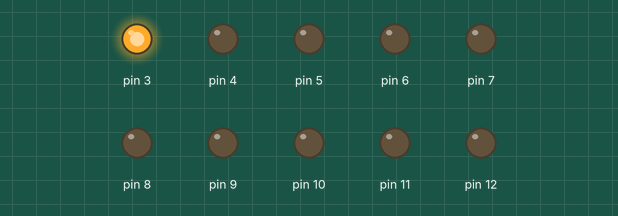
This sketch was run on a simulated Arduino Uno, built with avr-gcc and run on an emulated ATmega328P. Shown: output pins drawn as LEDs (lit = HIGH).

Above: at 0.2 s.
At 2.7 s:
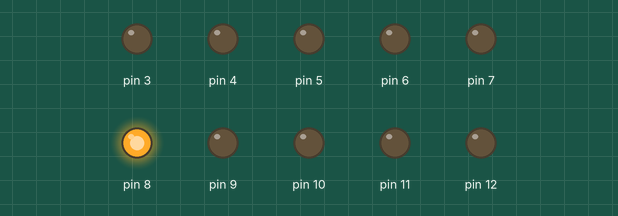
At 4.2 s:
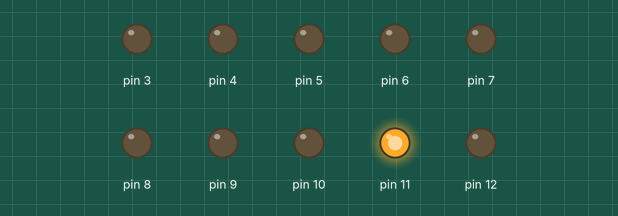
At 5.7 s:
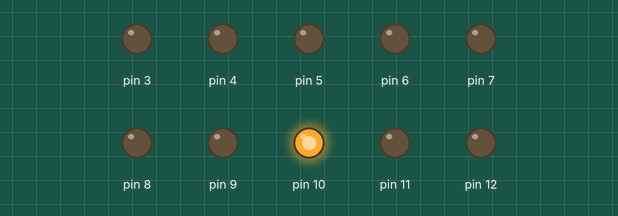
At 8.2 s:
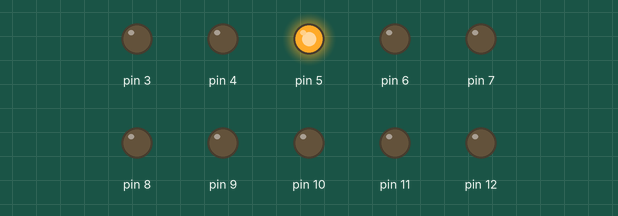
At 11.2 s:
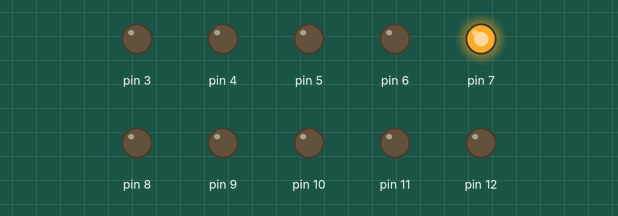
Timing chart, 0 to 11.7 s (numbered marks = the images above):
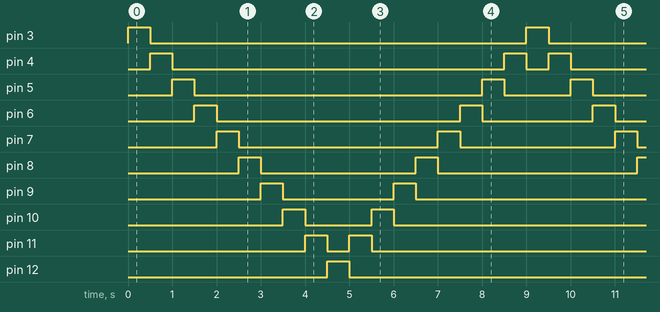

The sketch:

zadanie2na4.ino
```cpp
void setup() {
  for (int i=3; i<13; ++i)
    pinMode(i, OUTPUT);
}

void loop() {
  for (int i=3; i<13; ++i)
  {
    digitalWrite(i, HIGH);
    if(i!=12)
    {
      delay(500);
      digitalWrite(i, LOW);
    }
  }
for (int i=13; i>=3; --i)
  {
    digitalWrite(i, HIGH);
    if(i!=13&&i!=3)
      delay(500);
    digitalWrite(i, LOW);
  }
}
```

Measured:
- by itself, pin 3, pin 12: alternates HIGH for 0.50 s and LOW for 8.5 s
- by itself, pin 4: repeats every 9.0 s: LOW 7.5 s, HIGH 0.50 s, LOW 0.50 s, HIGH 0.50 s
- by itself, pin 5: repeats every 9.0 s: LOW 6.5 s, HIGH 0.50 s, LOW 1.5 s, HIGH 0.50 s
- by itself, pin 6: repeats every 9.0 s: LOW 5.5 s, HIGH 0.50 s, LOW 2.5 s, HIGH 0.50 s
- by itself, pin 7: repeats every 9.0 s: LOW 4.5 s, HIGH 0.50 s, LOW 3.5 s, HIGH 0.50 s
- by itself, pin 8: repeats every 9.0 s: LOW 3.5 s, HIGH 0.50 s, LOW 4.5 s, HIGH 0.50 s
- by itself, pin 9: repeats every 9.0 s: LOW 2.5 s, HIGH 0.50 s, LOW 5.5 s, HIGH 0.50 s
- by itself, pin 10: repeats every 9.0 s: LOW 1.5 s, HIGH 0.50 s, LOW 6.5 s, HIGH 0.50 s
